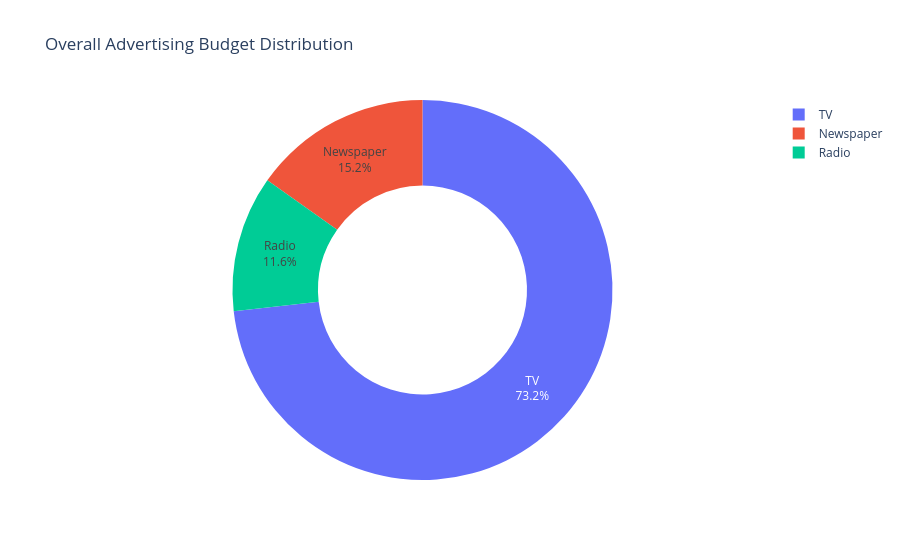

Write notebook code for a chart like this one.
### Code cell
# ============================================================
# Advertising Spend Donut Chart
# ============================================================

fig = px.pie(
    total_spend,
    names="Advertising Channel",
    values="Total Spend",
    hole=0.55,
    title="Overall Advertising Budget Distribution",
    template="plotly_white"
)

fig.update_traces(
    textposition="inside",
    textinfo="percent+label"
)

fig.show()

### Figure 1 — Plotly figure (JSON) as saved in the notebook; plotly's stock layout.template omitted (floating-point values rounded to 4 significant figures)
{"data": [{"domain": {"x": [0, 1], "y": [0, 1]}, "hole": 0.55, "hovertemplate": "Advertising Channel=%{label}<br>Total Spend=%{value}<extra></extra>", "labels": ["TV", "Radio", "Newspaper"], "legendgroup": "", "name": "", "showlegend": true, "textinfo": "percent+label", "textposition": "inside", "type": "pie", "values": [29410.0, 4653.0, 6111.0]}], "layout": {"legend": {"tracegroupgap": 0}, "title": {"text": "Overall Advertising Budget Distribution"}}}
